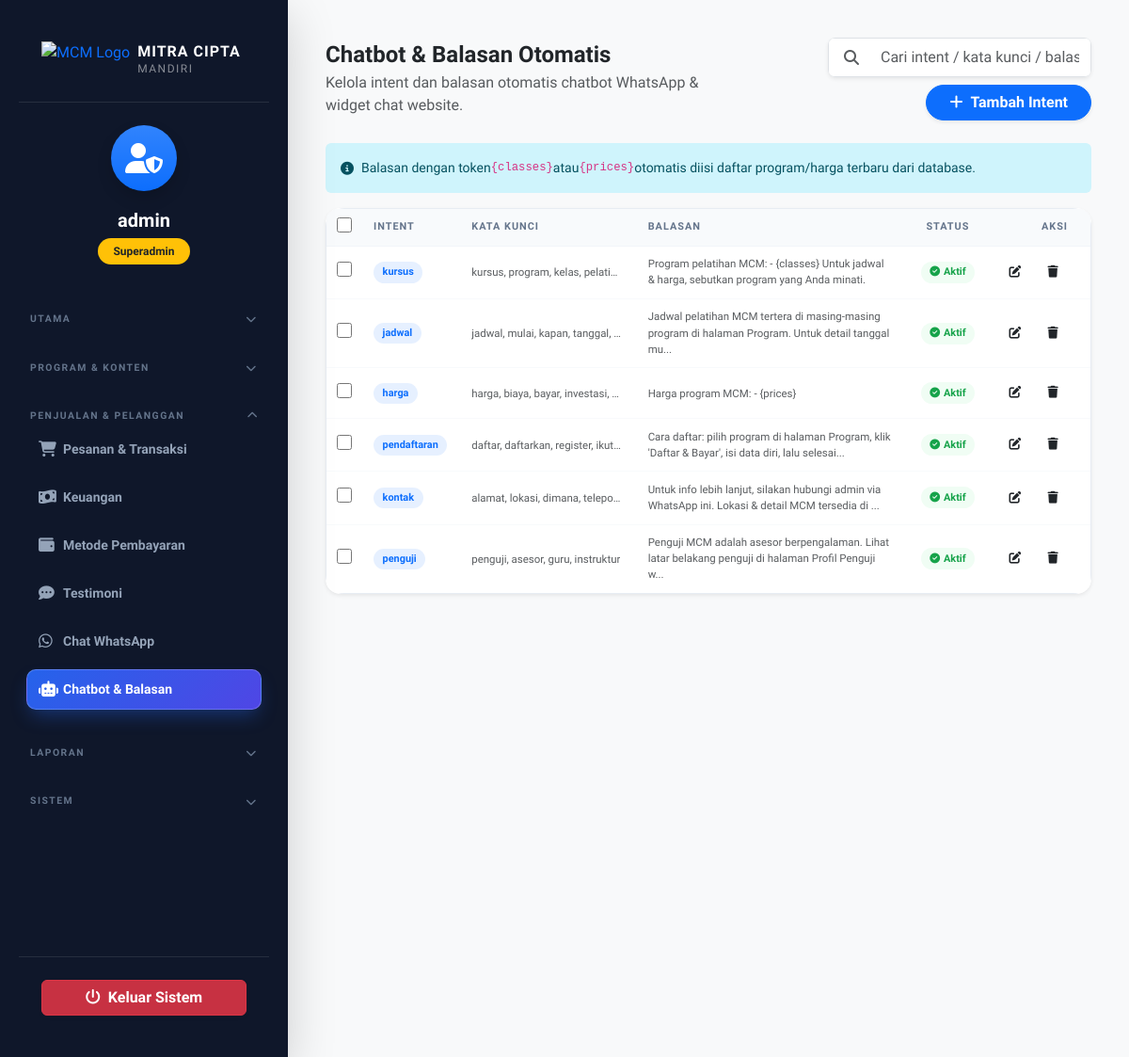
Before: /admin/dashboard.php?page=chatbot (signed in) with the older database file.
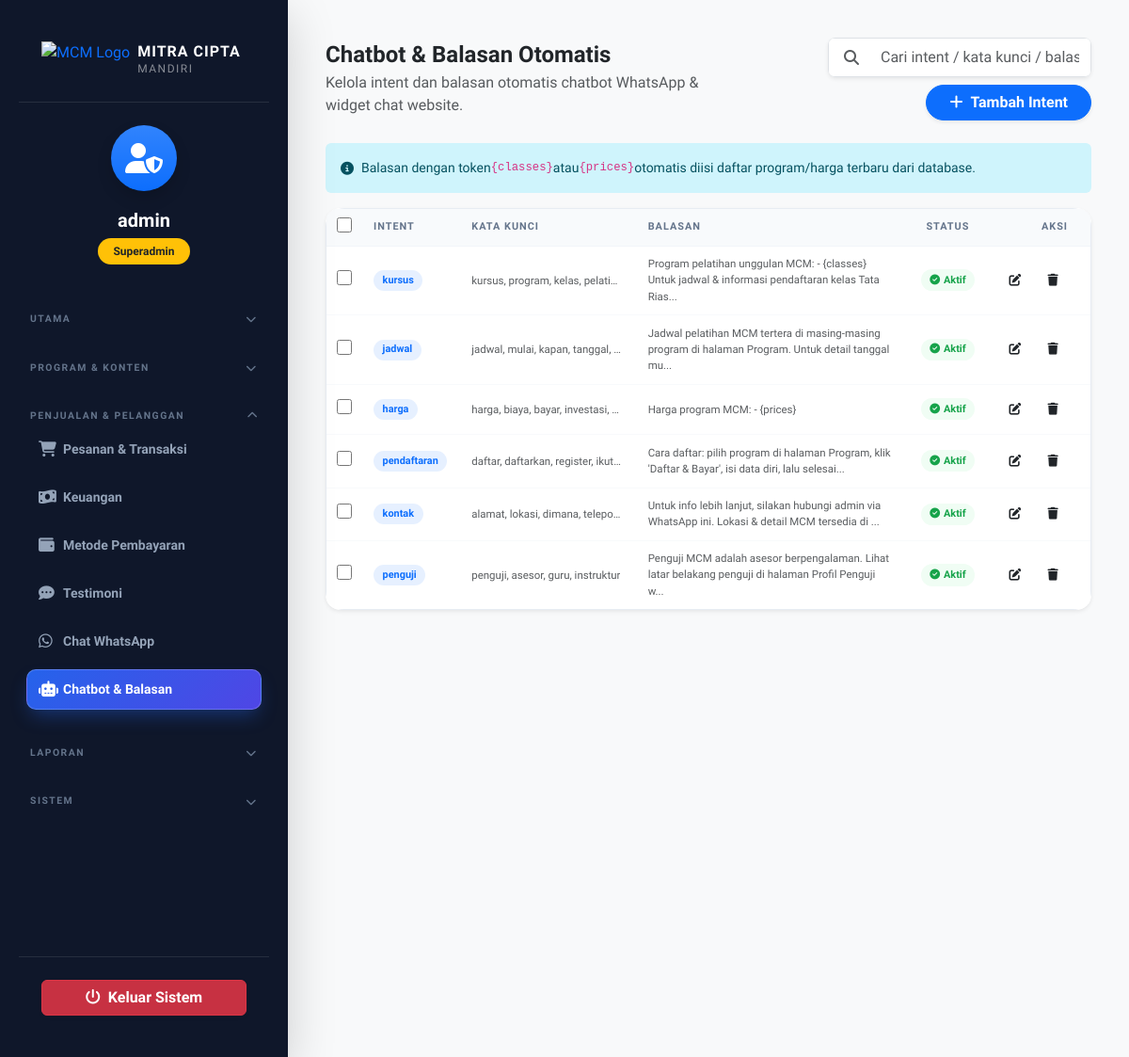
After: the same page with the newer database file.
### tables this page shows
CREATE TABLE IF NOT EXISTS `chatbot_intents` (
  `id` int(11) NOT NULL AUTO_INCREMENT,
  `intent` varchar(50) NOT NULL,
  `keywords` text NOT NULL,
  `reply` text NOT NULL,
  `enabled` tinyint(1) NOT NULL DEFAULT 1,
  `created_at` timestamp NOT NULL DEFAULT current_timestamp(),
  PRIMARY KEY (`id`),
  UNIQUE KEY `intent` (`intent`)
);

### admin/pages/chatbot.php (the view, shortened to what this page needs)
<div class="row align-items-center mb-4 g-3">
    <div class="col-md-6">
        <h2 class="fw-bold mb-1 text-dark">Chatbot & Balasan Otomatis</h2>
        <p class="text-muted mb-0">Kelola intent dan balasan otomatis chatbot WhatsApp & widget chat website.</p>
    </div>
    <div class="col-md-6 text-md-end d-flex justify-content-md-end gap-2 align-items-center flex-wrap">
        <div class="input-group shadow-sm rounded-3 overflow-hidden" style="max-width: 280px;">
            <span class="input-group-text bg-white border-end-0 text-muted ps-3"><i class="fas fa-search"></i></span>
            <input type="text" id="intentSearch" class="form-control border-start-0 py-2" placeholder="Cari intent / kata kunci / balasan..." autocomplete="off">
        </div>
        <button class="btn btn-primary rounded-pill px-4 fw-bold shadow-sm" onclick="resetChatbotIntentForm()">
            <i class="fas fa-plus me-2"></i>Tambah Intent
        </button>
    </div>
</div>
<div class="alert alert-info border-0 small d-flex align-items-center">
    <i class="fas fa-info-circle me-2"></i>
    Balasan dengan token <code>{classes}</code> atau <code>{prices}</code> otomatis diisi daftar program/harga terbaru dari database.
</div>
<div data-bulk-table="chatbot">
<div class="card border-0 shadow-sm rounded-4 overflow-hidden">
    <div class="card-body p-0">
        <div class="table-responsive table-responsive--no-scroll">
            <table class="table align-middle admin-compact mb-0">
                <thead class="bg-light text-secondary small text-uppercase">
                    <tr>
                        <th class="col-check"><input type="checkbox" class="bulk-select-all js-bulk-select-all"></th>
                        <th>Intent</th>
                        <th>Kata Kunci</th>
                        <th>Balasan</th>
                        <th class="text-center">Status</th>
                        <th class="text-end pe-4">Aksi</th>
                    </tr>
                </thead>
                <tbody id="intentTableBody">
                    <?php if (empty($chatbotIntents)): ?>
                        <tr><td colspan="6" class="text-center py-5 text-muted">Belum ada data intent.</td></tr>
                    <?php else: ?>
                        <?php foreach ($chatbotIntents as $ci): ?>
                            <tr>
                                <td class="col-check"><input type="checkbox" class="bulk-row-check js-bulk-row" value="<?php echo (int)$ci['id']; ?>"></td>
                                <td><span class="badge bg-primary bg-opacity-10 text-primary small"><?php echo htmlspecialchars($ci['intent']); ?></span></td>
                                <td><span class="cell-ellipsis small text-muted" title="<?php echo htmlspecialchars($ci['keywords']); ?>" style="max-width:160px;"><?php echo htmlspecialchars($ci['keywords']); ?></span></td>
                                <td style="max-width: 300px;">
                                    <span class="cell-ellipsis small text-muted" title="<?php echo htmlspecialchars($ci['reply']); ?>" style="max-width:260px; white-space:pre-line;"><?php echo htmlspecialchars(mb_strimwidth(str_replace(["\r","\n"], ' ', $ci['reply']),0,100,'...')); ?></span>
                                </td>
                                <td class="text-center">
                                    <?php if ((int)$ci['enabled'] === 1): ?>
                                        <span class="badge badge-soft-success"><i class="fas fa-check-circle me-1"></i>Aktif</span>
                                    <?php else: ?>
                                        <span class="badge badge-soft-secondary">Nonaktif</span>
                                    <?php endif; ?>
                                </td>
                                <td class="text-end pe-4">
                                    <div class="d-flex justify-content-end gap-2">
                                        <button class="btn btn-action btn-soft-primary" onclick="editChatbotIntent(<?php echo htmlspecialchars(json_encode($ci)); ?>)">
                                            <i class="fas fa-edit"></i>
                                        </button>
                                        <button class="btn btn-action btn-soft-danger" onclick="deleteItem('chatbot', <?php echo $ci['id']; ?>)">
                                            <i class="fas fa-trash"></i>
                                        </button>
                                    </div>
                                </td>
                            </tr>
                        <?php endforeach; ?>
                    <?php endif; ?>
                </tbody>
            </table>
        </div>
    </div>
</div>
</div>

Changed rows visible on the page:
changed chatbot_intents "kursus": reply "Program pelatihan MCM: - {classes} Untuk jadwal & harga, sebutkan program yang Anda minati." → "Program pelatihan unggulan MCM: - {classes} Untuk jadwal & informasi pendaftaran kelas Tata Rias..."
